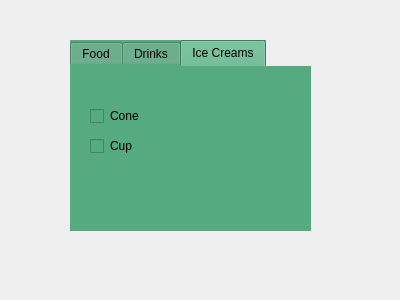
<?xml version="1.0" encoding="UTF-8"?>
<ui version="4.0">
 <class>Dialog</class>
 <widget class="QDialog" name="Dialog">
  <property name="geometry">
   <rect>
    <x>0</x>
    <y>0</y>
    <width>400</width>
    <height>300</height>
   </rect>
  </property>
  <property name="windowTitle">
   <string>Dialog</string>
  </property>
  <widget class="QTabWidget" name="tabWidget">
   <property name="geometry">
    <rect>
     <x>70</x>
     <y>40</y>
     <width>241</width>
     <height>191</height>
    </rect>
   </property>
   <property name="styleSheet">
    <string notr="true">background-color: rgb(85, 170, 127);
border-top-color: rgb(0, 0, 127);
font: 8pt &quot;Nirmala UI&quot;;</string>
   </property>
   <property name="currentIndex">
    <number>2</number>
   </property>
   <widget class="QWidget" name="tab">
    <attribute name="title">
     <string>Food</string>
    </attribute>
    <widget class="QCheckBox" name="checkBox">
     <property name="geometry">
      <rect>
       <x>10</x>
       <y>30</y>
       <width>81</width>
       <height>20</height>
      </rect>
     </property>
     <property name="text">
      <string>Pizza</string>
     </property>
    </widget>
    <widget class="QCheckBox" name="checkBox_2">
     <property name="geometry">
      <rect>
       <x>10</x>
       <y>60</y>
       <width>81</width>
       <height>20</height>
      </rect>
     </property>
     <property name="text">
      <string>Hot Dog</string>
     </property>
    </widget>
    <widget class="QCheckBox" name="checkBox_3">
     <property name="geometry">
      <rect>
       <x>10</x>
       <y>90</y>
       <width>141</width>
       <height>20</height>
      </rect>
     </property>
     <property name="text">
      <string>Chicken Burger</string>
     </property>
    </widget>
   </widget>
   <widget class="QWidget" name="tab_2">
    <attribute name="title">
     <string>Drinks</string>
    </attribute>
    <widget class="QCheckBox" name="checkBox_4">
     <property name="geometry">
      <rect>
       <x>20</x>
       <y>20</y>
       <width>111</width>
       <height>20</height>
      </rect>
     </property>
     <property name="text">
      <string>Milk Shake</string>
     </property>
    </widget>
    <widget class="QCheckBox" name="checkBox_5">
     <property name="geometry">
      <rect>
       <x>20</x>
       <y>50</y>
       <width>81</width>
       <height>20</height>
      </rect>
     </property>
     <property name="text">
      <string>Coke</string>
     </property>
    </widget>
    <widget class="QCheckBox" name="checkBox_6">
     <property name="geometry">
      <rect>
       <x>20</x>
       <y>80</y>
       <width>81</width>
       <height>20</height>
      </rect>
     </property>
     <property name="text">
      <string>Sprite</string>
     </property>
    </widget>
   </widget>
   <widget class="QWidget" name="tab_3">
    <attribute name="title">
     <string>Ice Creams</string>
    </attribute>
    <widget class="QCheckBox" name="checkBox_7">
     <property name="geometry">
      <rect>
       <x>20</x>
       <y>40</y>
       <width>81</width>
       <height>20</height>
      </rect>
     </property>
     <property name="text">
      <string>Cone</string>
     </property>
    </widget>
    <widget class="QCheckBox" name="checkBox_8">
     <property name="geometry">
      <rect>
       <x>20</x>
       <y>70</y>
       <width>81</width>
       <height>20</height>
      </rect>
     </property>
     <property name="text">
      <string>Cup</string>
     </property>
    </widget>
   </widget>
  </widget>
 </widget>
 <resources/>
 <connections/>
</ui>
